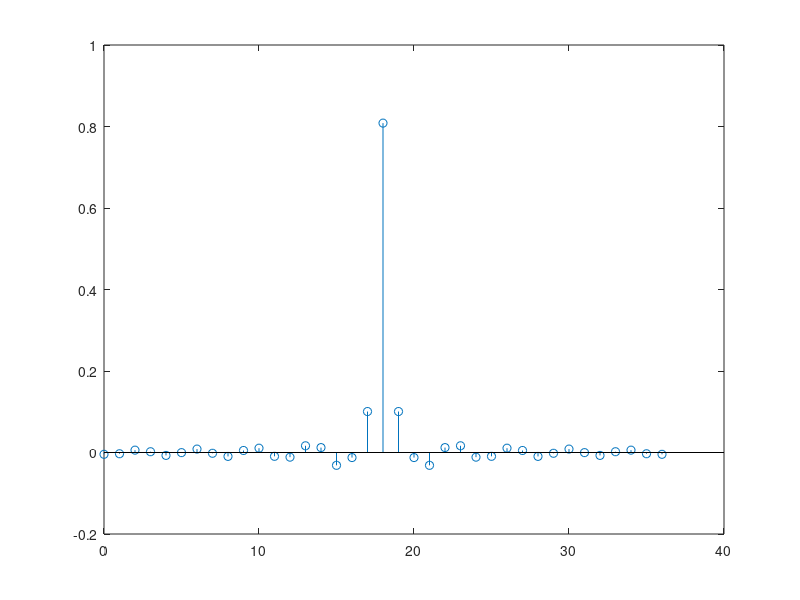

This chart was generated by the following MATLAB code:
n = 0:36;

M = 200;
k = (-2*M):(2*M)

x = sinc((n-18)*97*pi/120).*(97/120)

X = x*exp(-j*(pi/M).*n'*k);

%plot(k,abs(X))
%plot(k,angle(X))
stem(n,x)
